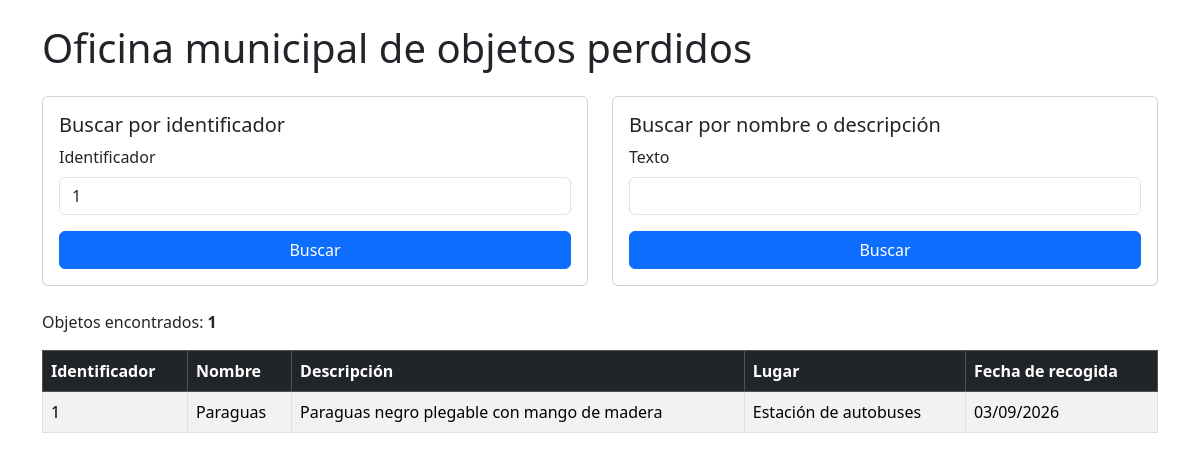
The page /07_tema_bases_datos/t07_ej02/src/index.php?id=1 on the database as committed earlier.
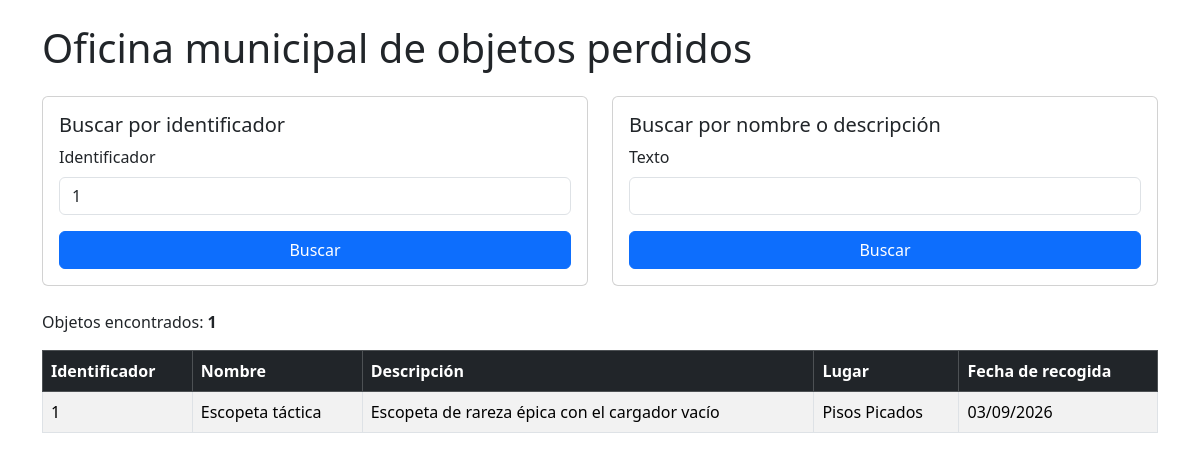
The same page on the database as committed later.
### tables this page shows
CREATE TABLE objeto (
	idObjeto int NOT NULL AUTO_INCREMENT,
	nombre varchar(100) NOT NULL,
	descripcion varchar(255) DEFAULT NULL,
	lugar varchar(100) NOT NULL,
	fecha date NOT NULL,
	PRIMARY KEY (idObjeto)
);

### 07_tema_bases_datos/t07_ej02/src/funciones.php (called while the page is built, shortened)
<?php
function buscarPorIdentificador(PDO $pdo, int $id): array|false
{
    $sentencia = $pdo->prepare("SELECT * FROM objeto WHERE idObjeto = :id");
    $sentencia->bindValue(":id", $id, PDO::PARAM_INT);
    $sentencia->execute();
    return $sentencia->fetch(PDO::FETCH_ASSOC);
}

### 07_tema_bases_datos/t07_ej02/src/index.php (the view, shortened to what this page needs)
<?php
require_once "funciones.php";
$id = $_GET["id"] ?? "";
$texto = trim($_GET["texto"] ?? "");
$error = null;
$resultados = null;
try {
    $pdo = conectar();
    if (isset($_GET["id"])) {
        $idValido = filter_var($id, FILTER_VALIDATE_INT, ["options" => ["min_range" => 1]]);
        if ($idValido === false) {
            $error = "El identificador debe ser un número entero mayor que cero.";
        } else {
            $objeto = buscarPorIdentificador($pdo, $idValido);
            $resultados = $objeto === false ? [] : [$objeto];
        }
    } elseif (isset($_GET["texto"])) {
        if ($texto === "") {
            $error = "Introduce un texto para buscar.";
        } else {
            $resultados = buscarPorTexto($pdo, $texto);
        }
    }
} catch (PDOException $e) {
    $error = "Se ha producido un error al consultar la base de datos.";
} catch (RuntimeException $e) {
    $error = $e->getMessage();
}
?>
<!DOCTYPE html>
<html lang="es">
<head>
    <link href="https://cdn.jsdelivr.net/npm/bootstrap@5.3.3/dist/css/bootstrap.min.css" rel="stylesheet">
</head>
<body>
    <main class="container py-4">
        <h1 class="mb-4">Oficina municipal de objetos perdidos</h1>
        <div class="row g-4 mb-4">
            <div class="col-md-6">
                <form method="get" action="" class="card card-body">
                    <h2 class="h5">Buscar por identificador</h2>
                    <label for="id" class="form-label">Identificador</label>
                    <input type="number" id="id" name="id" min="1" required class="form-control mb-3" value="<?= htmlspecialchars($id) ?>">
                    <button type="submit" class="btn btn-primary">Buscar</button>
                </form>
            </div>
            <div class="col-md-6">
                <form method="get" action="" class="card card-body">
                    <h2 class="h5">Buscar por nombre o descripción</h2>
                    <label for="texto" class="form-label">Texto</label>
                    <input type="text" id="texto" name="texto" required class="form-control mb-3" value="<?= htmlspecialchars($texto) ?>">
                    <button type="submit" class="btn btn-primary">Buscar</button>
                </form>
            </div>
        </div>
        <?php if ($error !== null): ?>
            <div class="alert alert-danger"><?= htmlspecialchars($error) ?></div>
        <?php elseif ($resultados !== null): ?>
            <?php if (count($resultados) === 0): ?>
                <div class="alert alert-info">No se ha encontrado ningún objeto que coincida con la búsqueda.</div>
            <?php else: ?>
                <p>Objetos encontrados: <strong><?= count($resultados) ?></strong></p>
                <table class="table table-striped table-bordered">
                    <thead class="table-dark">
                        <tr>
                            <th>Identificador</th>
                            <th>Nombre</th>
                            <th>Descripción</th>
                            <th>Lugar</th>
                            <th>Fecha de recogida</th>
                        </tr>
                    </thead>
                    <tbody>
                        <?php foreach ($resultados as $objeto): ?>
                            <tr>
                                <td><?= $objeto["idObjeto"] ?></td>
                                <td><?= htmlspecialchars($objeto["nombre"]) ?></td>
                                <td><?= htmlspecialchars($objeto["descripcion"] ?? "") ?></td>
                                <td><?= htmlspecialchars($objeto["lugar"]) ?></td>
                                <td><?= date("d/m/Y", strtotime($objeto["fecha"])) ?></td>
                            </tr>
                        <?php endforeach; ?>
                    </tbody>
                </table>
            <?php endif; ?>
        <?php endif; ?>
    </main>
</body>
</html>

Rows that differ between the two databases and show on the page:
changed objeto id 1: nombre "Paraguas" → "Escopeta táctica"; descripcion "Paraguas negro plegable con mango de madera" → "Escopeta de rareza épica con el cargador vacío"; lugar "Estación de autobuses" → "Pisos Picados"
